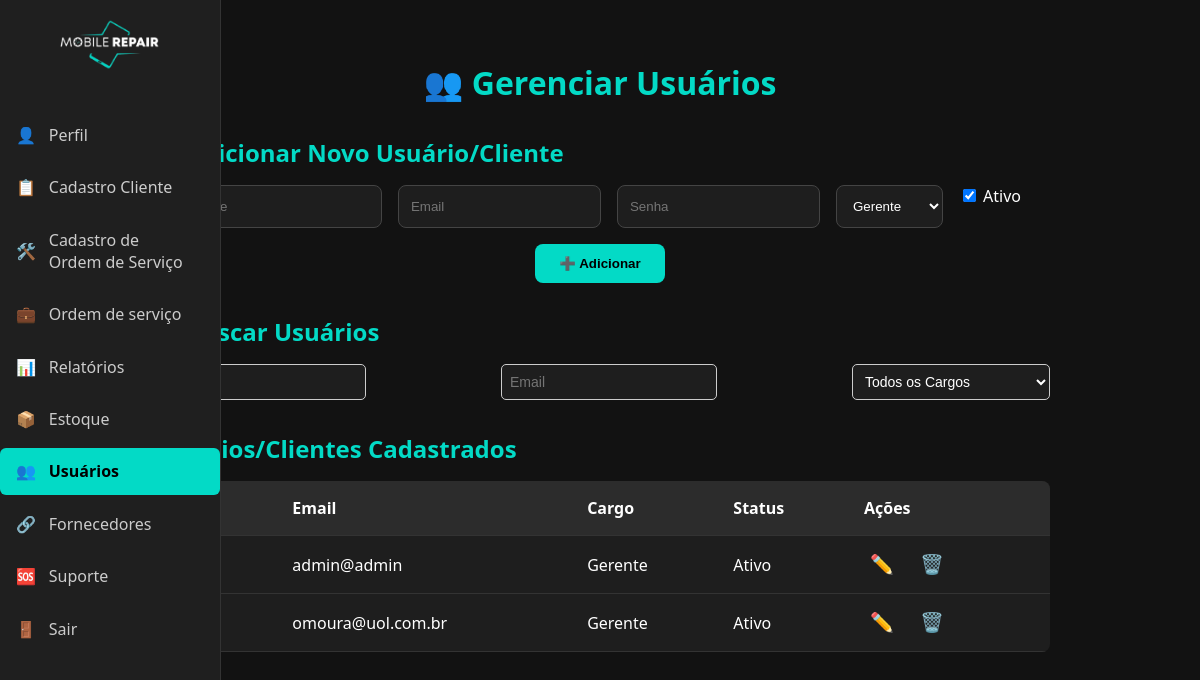
The page /usuarios.php (signed in) on the database its author committed.
### tables this page shows
CREATE TABLE `usuario` (
  `id_usuario` int(11) NOT NULL,
  `email` varchar(100) DEFAULT NULL,
  `senha` varchar(100) DEFAULT NULL,
  `cargo` varchar(50) DEFAULT NULL,
  `nome_completo` varchar(100) DEFAULT NULL,
  `ativo` int(11) DEFAULT NULL,
  `senha_temporaria` tinyint(1) DEFAULT 0
);

### usuarios.php (the view, shortened to what this page needs)
<?php
require_once 'conexao.php';
$filtroCargo = isset($_GET['filtro_cargo']) ? $_GET['filtro_cargo'] : '';
if ($filtroCargo === 'Cliente') {
    $sqlUsuarios = "SELECT cpf, nome AS nome_completo, email, 'Cliente' AS cargo, 1 AS ativo, telefone, endereco
                    FROM cliente ORDER BY cpf DESC";
} else {
    $sqlUsuarios = "SELECT id_usuario, nome_completo, email, cargo, ativo FROM usuario ORDER BY id_usuario DESC";
}
$stmtUsuarios = $pdo->query($sqlUsuarios);
$usuarios = $stmtUsuarios->fetchAll(PDO::FETCH_ASSOC);
$menus = [
    'Gerente' => [
        ['href' => 'dashboard.php', 'icon' => '👤', 'text' => 'Perfil'],
        ['href' => 'cadastro-cliente.php', 'icon' => '📋', 'text' => 'Cadastro Cliente'],
        ['href' => 'cadastro-ordem_serv.php', 'icon' => '🛠️', 'text' => 'Cadastro de<br>Ordem de Serviço'],
        ['href' => 'ordem_serv.php', 'icon' => '💼', 'text' => 'Ordem de serviço'],
        ['href' => 'relatorio.php', 'icon' => '📊', 'text' => 'Relatórios'],
        ['href' => 'estoque.php', 'icon' => '📦', 'text' => 'Estoque'],
        ['href' => 'usuarios.php', 'icon' => '👥', 'text' => 'Usuários'],
        ['href' => 'fornecedor.php', 'icon' => '🔗', 'text' => 'Fornecedores'],
        ['href' => 'suporte.php', 'icon' => '🆘', 'text' => 'Suporte'],
        ['href' => 'logout.php', 'icon' => '🚪', 'text' => 'Sair']
    ],
];
$menuItems = isset($_SESSION['cargo']) && isset($menus[$_SESSION['cargo']]) ? $menus[$_SESSION['cargo']] : [];
?>
<!DOCTYPE html>
<html lang="pt-br">
<head>
  <link rel="stylesheet" href="css/usuarios.css" />
  <link rel="stylesheet" href="css/sidebar.css" />
</head>
<body>
  <nav class="sidebar">
    <div class="logo">
      <img src="img/logo.png" alt="Logo do sistema">
    </div>
    <ul class="menu">
      <?php foreach ($menuItems as $item): ?>
        <li><a href="<?php echo $item['href']; ?>" <?php echo $item['href'] === 'usuarios.php' ? 'class="active"' : ''; ?>><?php echo $item['icon']; ?> <span><?php echo $item['text']; ?></span></a></li>
      <?php endforeach; ?>
    </ul>
  </nav>
  <div class="usuarios-container">
    <h1>👥 Gerenciar Usuários</h1>
    <div class="add-usuario">
      <h2>➕ Adicionar Novo Usuário/Cliente</h2>
      <form class="form-adicionar" method="POST" action="">
        <input type="text" name="nome" placeholder="Nome" required />
        <input type="email" name="email" placeholder="Email" required />
        <input type="password" name="senha" placeholder="Senha" id="campo-senha" />
        <select name="cargo" id="cargo" required onchange="toggleCampos()">
          <option value="Gerente">Gerente</option>
        </select>
        <label>
          <input type="checkbox" name="ativo" checked> Ativo
        </label>
        <button type="submit">➕ Adicionar</button>
      </form>
    </div>
        <div class="filtro-container">
      <h2>🔍 Buscar Usuários</h2>
      <div class="filtro">
        <input type="text" id="filtro-nome" placeholder="Nome" class="filtro-input">
        <input type="text" id="filtro-email" placeholder="Email" class="filtro-input">
        <select id="filtro-cargo" class="filtro-input" onchange="atualizarFiltro()">
            <option value="">Todos os Cargos</option>
        </select>
      </div>
    </div>
    <div class="tabela-usuarios">
      <h2>Usuários/Clientes Cadastrados</h2>
      <table class="usuarios-table">
  <thead>
    <tr>
      <th>Nome</th>
      <th>Email</th>
      <th>Cargo</th>
      <th>Status</th>
      <th>Ações</th>
    </tr>
  </thead>
  <tbody>
    <?php if (count($usuarios) > 0): ?>
      <?php foreach ($usuarios as $u): ?>
        <tr class="<?php echo $u['ativo'] ? '' : 'inativo'; ?>">
          <td><?php echo htmlspecialchars($u['nome_completo']); ?></td>
          <td><?php echo htmlspecialchars($u['email']); ?></td>
          <td><?php echo htmlspecialchars($u['cargo']); ?></td>
          <td><?php echo $u['ativo'] ? 'Ativo' : 'Inativo'; ?></td>
          <td>
            <button class="editar">✏️</button>
            <button class="excluir">🗑️</button>
          </td>
        </tr>
      <?php endforeach; ?>
    <?php endif; ?>
  </tbody>
</table>
    </div>
  </div>
</body>
</html>

### css/usuarios.css (style rules this page uses)
body { background-color: #121212; color: #fff; font-family: 'Segoe UI', sans-serif; padding: 2rem; }
.usuarios-container { max-width: 900px; margin: 0 auto; }
h1 { text-align: center; margin-bottom: 2rem; color: #03dac6; }
.filtro-container { margin-bottom: 2rem; }
.filtro-container h2 { color: #03dac6; margin-bottom: 1rem; }
.filtro { display: flex; justify-content: space-between; gap: 1rem; }
.filtro-input { padding: 0.75rem; border-radius: 8px; border: none; background-color: #1e1e1e; color: #fff; border: 1px solid #444; font-size: 1rem; width: 22%; }
.add-usuario { margin-bottom: 2rem; }
.add-usuario h2 { color: #03dac6; margin-bottom: 1rem; }
.form-adicionar { display: flex; flex-wrap: wrap; gap: 1rem; justify-content: center; }
.form-adicionar input, .form-adicionar select { padding: 0.75rem; border-radius: 8px; border: none; background-color: #1e1e1e; color: #fff; border: 1px solid #444; }
.form-adicionar button { background-color: #03dac6; border: none; padding: 0.75rem 1.5rem; border-radius: 8px; font-weight: bold; cursor: pointer; color: #000; transition: background-color 0.3s; }
.tabela-usuarios h2 { color: #03dac6; margin-bottom: 1rem; }
.usuarios-table { width: 100%; border-collapse: collapse; background-color: #1e1e1e; border-radius: 8px; overflow: hidden; }
.usuarios-table th, .usuarios-table td { padding: 1rem; text-align: left; border-bottom: 1px solid #333; }
.usuarios-table th { background-color: #2c2c2c; }
.editar, .excluir { background: none; border: none; cursor: pointer; font-size: 1.2rem; margin-right: 10px; color: #03dac6; transition: color 0.3s; }

### css/sidebar.css (style rules this page uses)
.sidebar { position: fixed; top: 0; left: 0; width: 70px; height: 100vh; background-color: #1f1f1f; border-right: 1px solid #333; overflow: hidden; transition: width 0.3s ease; z-index: 1000; }
.sidebar .logo { padding: 1.2rem; text-align: center; }
.sidebar .logo img { width: 50px; transition: width 0.3s; }
.sidebar .menu { list-style: none; padding-top: -1rem; padding-left: 0; padding-right: 0; }
.sidebar .menu li { margin: 0.3rem 0; }
.sidebar .menu li a { display: flex; align-items: center; gap: 0.8rem; text-decoration: none; color: #ccc; padding: 0.8rem 1rem; border-radius: 6px; transition: background-color 0.3s, color 0.3s; white-space: nowrap; overflow: hidden; position: relative; }
.sidebar .menu li a span { opacity: 0; visibility: hidden; transition: opacity 0.3s ease; }
.sidebar .menu li a.active { background-color: #03dac6; color: #000; font-weight: bold; }

### usuarios.php (style rules this page uses)
.filtro { display: flex; flex-wrap: wrap; gap: 10px; margin-bottom: 15px; }
.filtro input, .filtro select { padding: 8px; font-size: 14px; border: 1px solid #ccc; border-radius: 5px; }

### rows shown on the page
usuario: email "admin@admin", cargo "Gerente", ativo "Ativo"
usuario: email "omoura@uol.com.br", cargo "Gerente", ativo "Ativo"

### other values the page prints
$item['icon'] "👤"
$item['text'] "Perfil"
$item['icon'] "📋"
$item['text'] "Cadastro Cliente"
$item['icon'] "🛠️"
$item['text'] "Cadastro de Ordem de Serviço"
$item['icon'] "💼"
$item['text'] "Ordem de serviço"
$item['icon'] "📊"
$item['text'] "Relatórios"
$item['icon'] "📦"
$item['text'] "Estoque"
$item['icon'] "👥"
$item['text'] "Usuários"
$item['icon'] "🔗"
